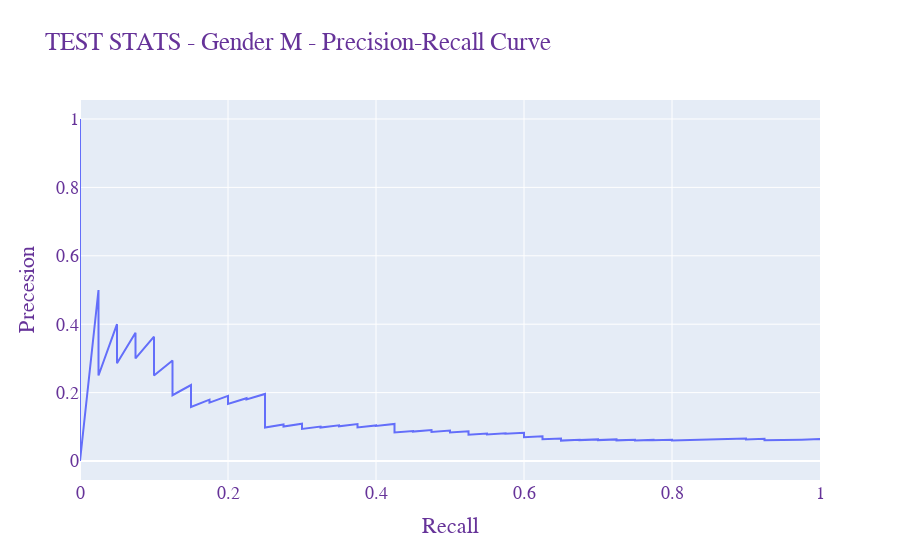

Notebook source saved alongside this figure:
### Code cell
evaluate(model, test_M, test_M_labels, "TEST STATS - Gender M")

### Figure 1 — Plotly figure (JSON) as saved in the notebook; plotly's stock layout.template omitted (floating-point values rounded to 4 significant figures; data arrays with more than 128 entries replaced by an {"elided": "..."} marker saying what was removed)
{"data": [{"type": "scatter", "x": {"elided": "619 float values"}, "y": {"elided": "619 float values"}}], "layout": {"font": {"color": "RebeccaPurple", "family": "Courier New, monospace", "size": 18}, "legend": {"title": {"text": "Legend Title"}}, "title": {"text": "TEST STATS - Gender M - Precision-Recall Curve"}, "xaxis": {"title": {"text": "Recall"}}, "yaxis": {"title": {"text": "Precesion"}}}}
